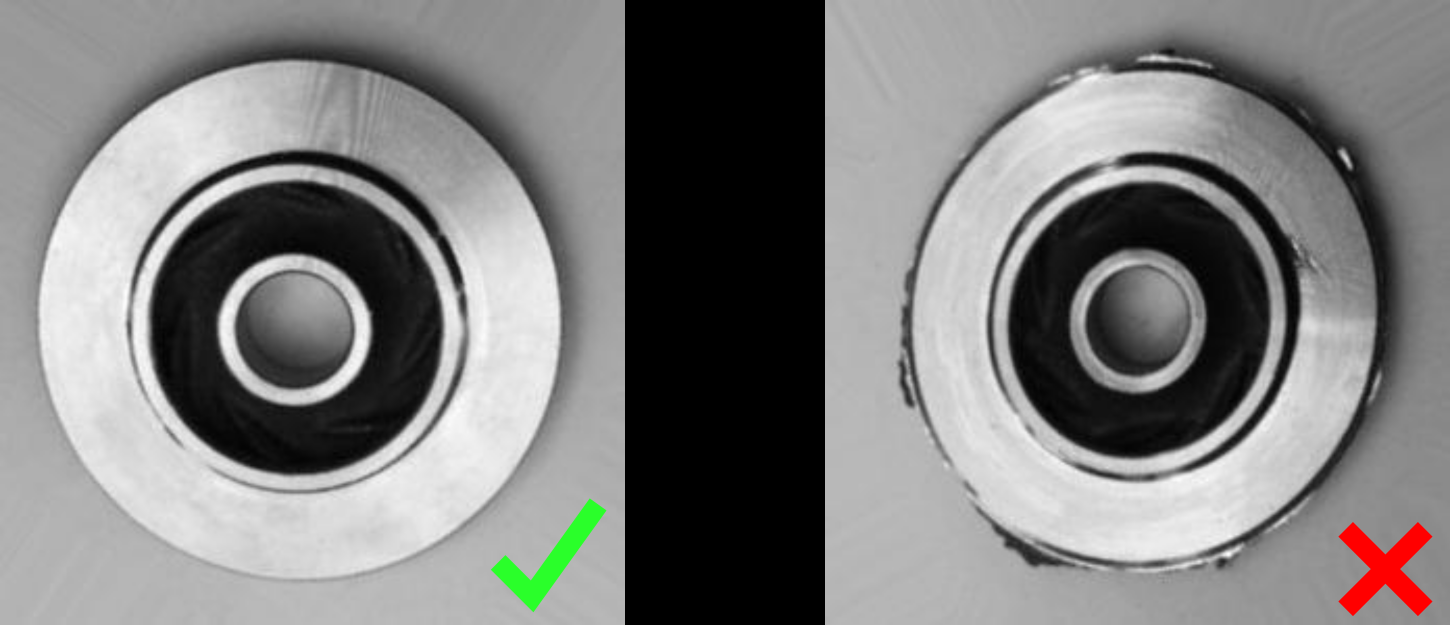
#> input picture Isham/components.png, 5800 x 2500 px, given in place of Fennec-Fox.jpg, which was not available (shown at 1/4 size)
$ jupyter execute --allow-errors 'Computer_Vision (1).ipynb'   (text cells are left out)
#> lines starting #> are read from the running program, lines starting #| are printed output that depends on the picture; after the words box and inside, x2 and y2 are one past the last pixel; in counts of white or black regions, pixels touching at a corner belong together; pictures that were not available may be replaced by others from this repository, and a replacement may not be noted
[cell 1]
import cv2

[cell 2]
#read image located at the Figures sub-directory of the directory where the notebook is located
fox = cv2.imread('.\Figures\Fennec-Fox.jpg')
#> fox is the input picture: shape (2500, 5800, 3); mean B, G, R 126.2, 126.9, 127.3

[cell 3]
fox.shape
#> Out = (2500, 5800, 3)

[cell 4]
import cv2
from matplotlib import pyplot as plt

#plot image with pyplot
plt.imshow(fox[:,:,::-1])#a negative step is used in the last dimension since pyplot expects color channels in the oposite order
plt.show()

[cell 5]
#opencv command to convert image, in this case, colors are changed from BGR to grayscale
foxGray = cv2.cvtColor(fox, cv2.COLOR_BGR2GRAY)

plt.imshow(foxGray, cmap='gray')#the colormap is set to gayscale
plt.axis('off') # this line turns axes off, displaying only the image
plt.show()

[cell 6]
hist = cv2.calcHist([foxGray],[0],None,[256],[0,256])
#> hist = 256 values, max 2000014 at index 0, min 0 at index 255, mean 56640.6

plt.plot(hist)
plt.show()
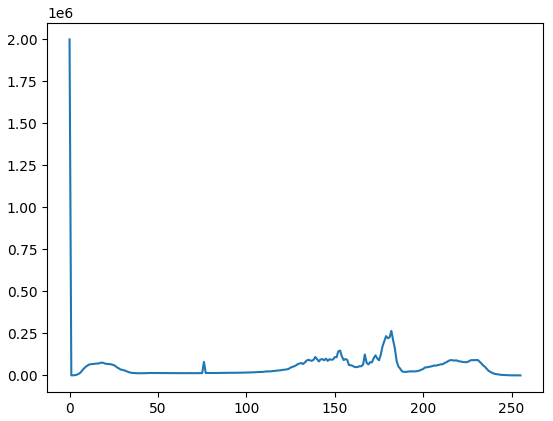
#> figure drawn by matplotlib, 1 panel; curve peaks at x = 0, y = 2000014

[cell 7]
blue = cv2.calcHist([fox],[0],None,[256],[0,256]) #blue channel histogram
#> blue = 256 values, max 2066426 at index 0, min 0 at index 255, mean 56640.6
green = cv2.calcHist([fox],[1],None,[256],[0,256])  #green channel histogram
#> green = 256 values, max 2066426 at index 0, min 70 at index 253, mean 56640.6
red = cv2.calcHist([fox],[2],None,[256],[0,256])  #red channel histogram
#> red = 256 values, max 2000014 at index 0, min 33 at index 253, mean 56640.6

plt.plot(blue,'b')
plt.plot(red,'g')
plt.plot(green,'r')
plt.show()
#> figure, not shown here; curve peaks at x = 0, y = 2066426; curve peaks at x = 0, y = 2000014; curve peaks at x = 0, y = 2066426

[cell 8]
import numpy as np

#define alpha and beta
# try a few different values and observe their effect on the image
alpha=1.5
beta=0

#convert image to numpy array of type int
#this is necessary to allow values > 255
foxNumpy = np.array(foxGray,dtype=int)

#use elementwise operations to change contrast/brightness
#and clip to restrict resulting values in the interval 0-255
fox2=np.clip(alpha*foxNumpy+beta,0,255)

plt.imshow(fox2, cmap='gray')
plt.show()

[cell 9]
#alpha and beta have the same meaning as before
fox3 = cv2.convertScaleAbs(foxGray, alpha=alpha, beta=beta)

plt.imshow(fox3, cmap='gray', vmin=0, vmax=255)
plt.show()

[cell 10]
#the comparison will convert the image to an array with values 0 and 1
#depending on whether the initial values below or above the threshold
plt.imshow(foxGray>140, cmap='gray')
plt.show()

[cell 11]
threshold, foxThreshold = cv2.threshold(foxGray,140,255,cv2.THRESH_BINARY)
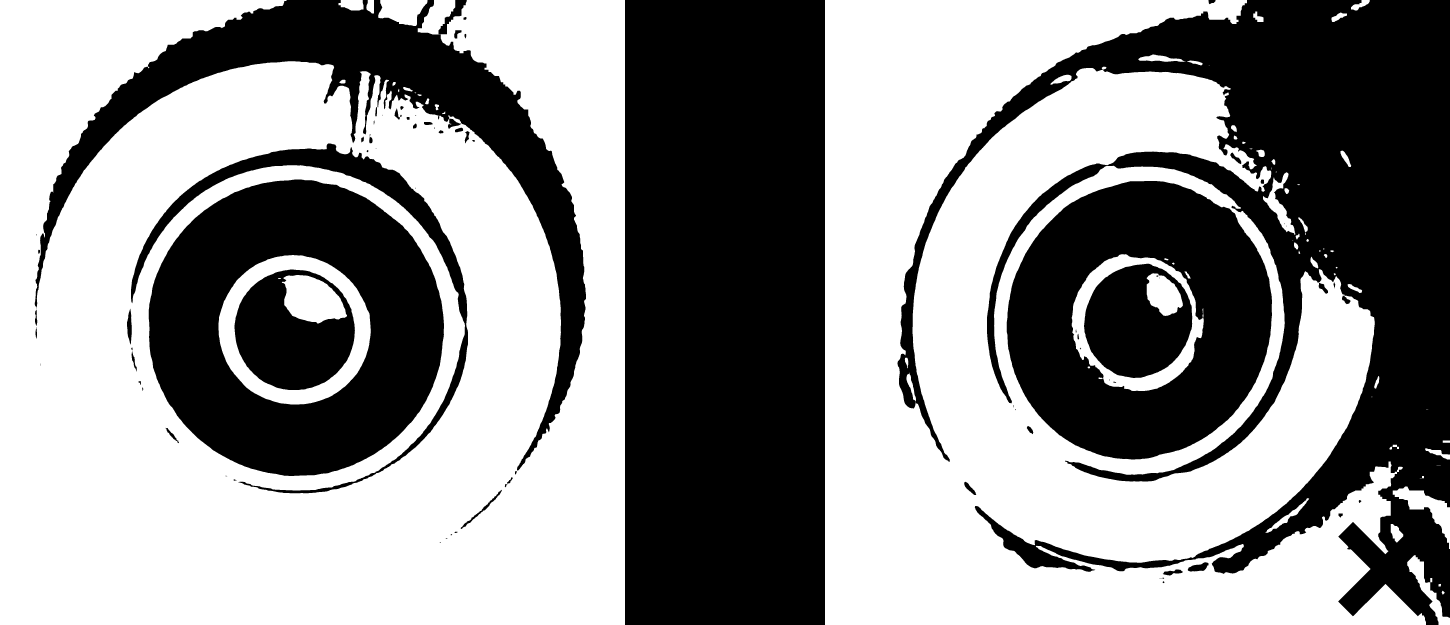
#> foxThreshold: shape (2500, 5800) (shown at 1/4 size); 56.1% white; 78 black regions (17 under 20 px), largest, box (x1, y1, x2, y2) and area: (2500, 0, 3300, 2500) 2000000, (3590, 0, 5800, 2500) 1797424, (595, 718, 1776, 1904) 816626

plt.imshow(foxThreshold, cmap='gray')
plt.show()

[cell 12]
wallGray = cv2.imread('.\Figures\wall.jpeg',cv2.IMREAD_GRAYSCALE)
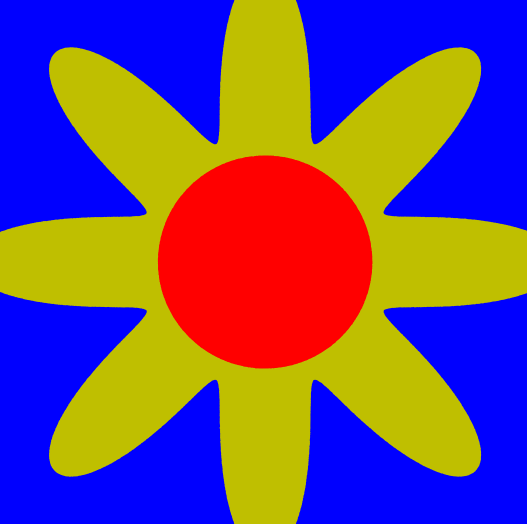
#> input picture Isham/points.png, 1054 x 1047 px, given in place of wall.jpeg, which was not available (shown at 1/2 size)
#> wallGray: shape (1047, 1054); min 80, max 181, mean 137.1

plt.imshow(wallGray, cmap='gray')
plt.show()

[cell 13]
#resize wallGray image to size 1920X1200
wallGray=cv2.resize(wallGray,[1920,1200])
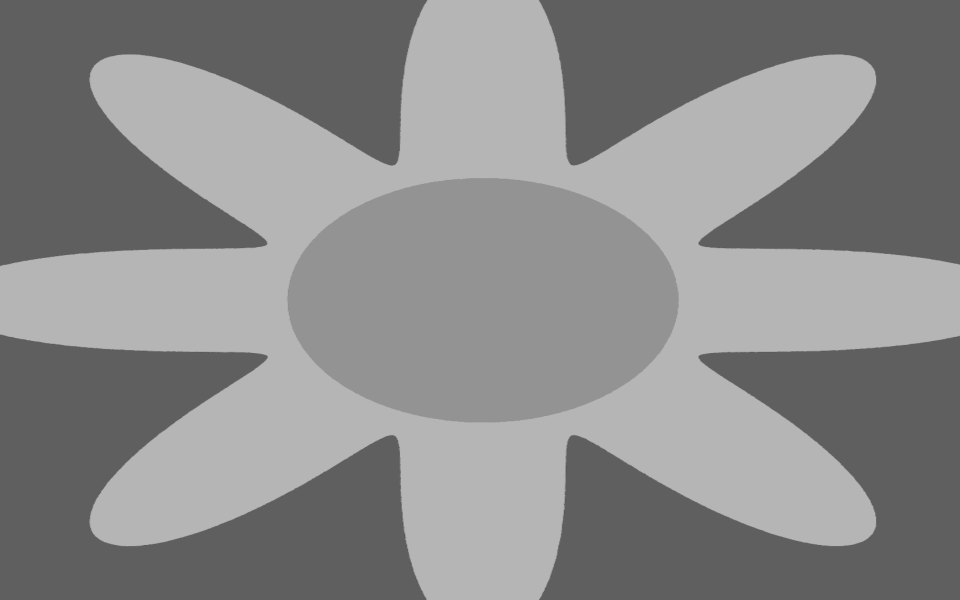
#> wallGray: shape (1200, 1920) (shown at 1/2 size); min 81, max 181, mean 137.1

plt.imshow(wallGray, cmap='gray', vmin=0, vmax=255)
plt.show()

[cell 14]
alpha=0.5

beta = (1.0 - alpha)
#> (the rest of this cell did not finish here and is left out)

[cell 15]
#apply threshold and store location of pixels with values exceeding threshold
white = np.argwhere(foxGray>130)
#> white = 9011594 pairs, first value 0 to 2499, second value 0 to 5799

#copy background image (wall)
wallFox2=wallGray.copy()

#in the new picture, replace pixels detected above with the corresponding pixels from
#the fox image
#> (the rest of this cell did not finish here and is left out)

[cell 16]
coaGray = cv2.imread('.\Figures\exeter.jpg', cv2.IMREAD_GRAYSCALE)

plt.imshow(coaGray, cmap='gray')
plt.show()

[cell 17]
size=15 #here you can try different sizes to test their effect on the image

k1=np.ones([size,size])/size**2

[cell 18]
coaFilter1=cv2.filter2D(coaGray,-1,k1)

plt.imshow(coaFilter1, cmap='gray', vmin=0, vmax=255)
plt.show()

[cell 19]
#load image of a flower
flower = cv2.imread('.\Figures\\flower.jpg')
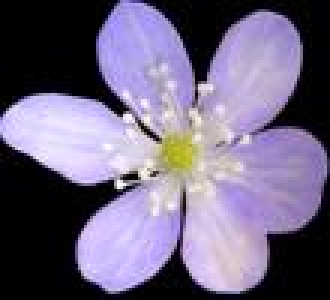
#> input picture Dubai5/Q1 Data/GPLK/doc/cli/images/flower.jpg, 110 x 100 px, found by its file name (shown 3 times larger)
#> flower is the input picture: shape (100, 110, 3); mean B, G, R 127.3, 101.5, 110.9
#set plot size
plt.figure(figsize=(15,15))
#plot original image
plt.subplot(1,3,1).imshow(flower[:,:,::-1])
plt.axis('off')
plt.title('Original')
#create 21x21 kernel
size=21 #here you can try different sizes to test their effect on the image
k2=np.ones([size,size])/size**2
#apply kernel
flowerAverage = cv2.filter2D(flower,-1,k2)
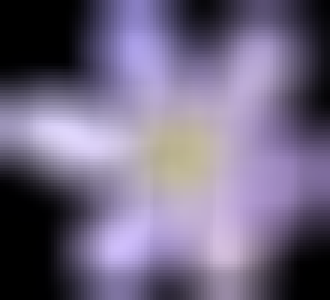
#> flowerAverage: shape (100, 110, 3) (shown 3 times larger); mean B, G, R 128.2, 102.2, 111.6
#plot image with average smoothing
plt.subplot(1,3,2).imshow(flowerAverage[:,:,::-1])
plt.axis('off')
plt.title('Average')
#create image with Gaussian smoothing
flowerGaussian=cv2.GaussianBlur(flower,(size,size),0)
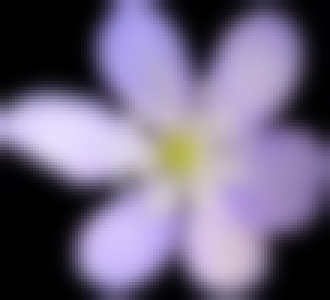
#> flowerGaussian: shape (100, 110, 3) (shown 3 times larger); mean B, G, R 127.8, 101.9, 111.3
#plot image with Gaussian smoothing
plt.subplot(1,3,3).imshow(flowerGaussian[:,:,::-1])
plt.axis('off')
plt.title('Gaussian')
plt.show()
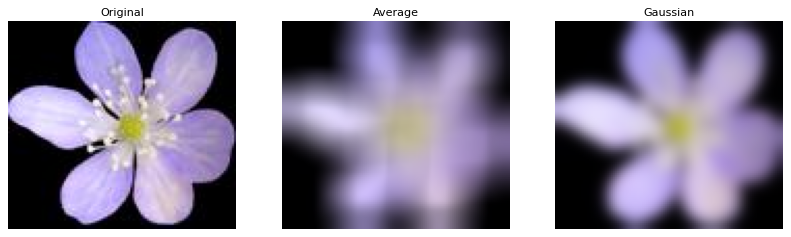
#> figure drawn by matplotlib, 3 panels

[cell 20]
k2 = np.array([[0, 0, 0],[-1, 0, 1],[0, 0, 0]])

coaFilter2=cv2.filter2D(coaGray,-1,k2)
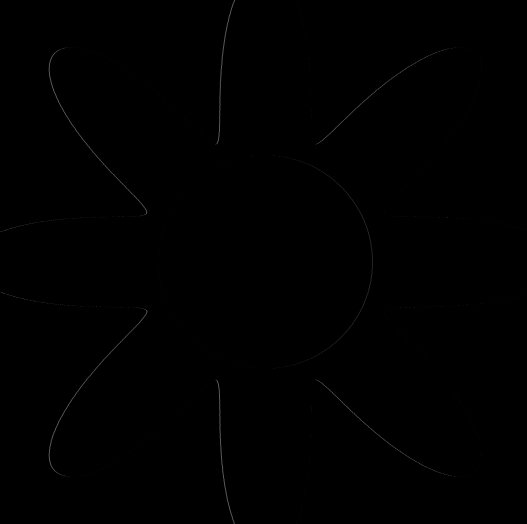
#> coaFilter2: shape (1047, 1054) (shown at 1/2 size); min 0, max 101, mean 0.3

plt.imshow(coaFilter2, cmap='gray')
plt.show()

[cell 21]
k3 = np.array([[0, 1, 0],[0, 0, 0],[0, -1, 0]])

coaFilter3=cv2.filter2D(coaGray,-1,k3)

plt.imshow(coaFilter3, cmap='gray')
plt.show()

[cell 22]
k4 = np.array([[-1, -1, -1],[-1, 8, -1],[-1, -1, -1]])

coaFilter4=cv2.filter2D(coaGray,-1,k4)

plt.imshow(coaFilter4, cmap='gray')
plt.show()

[cell 23]
#perform Canny edge detection to the foxGray image
#the second and third arguments are threshold used in the algorithm
edges = cv2.Canny(foxGray,40,40)
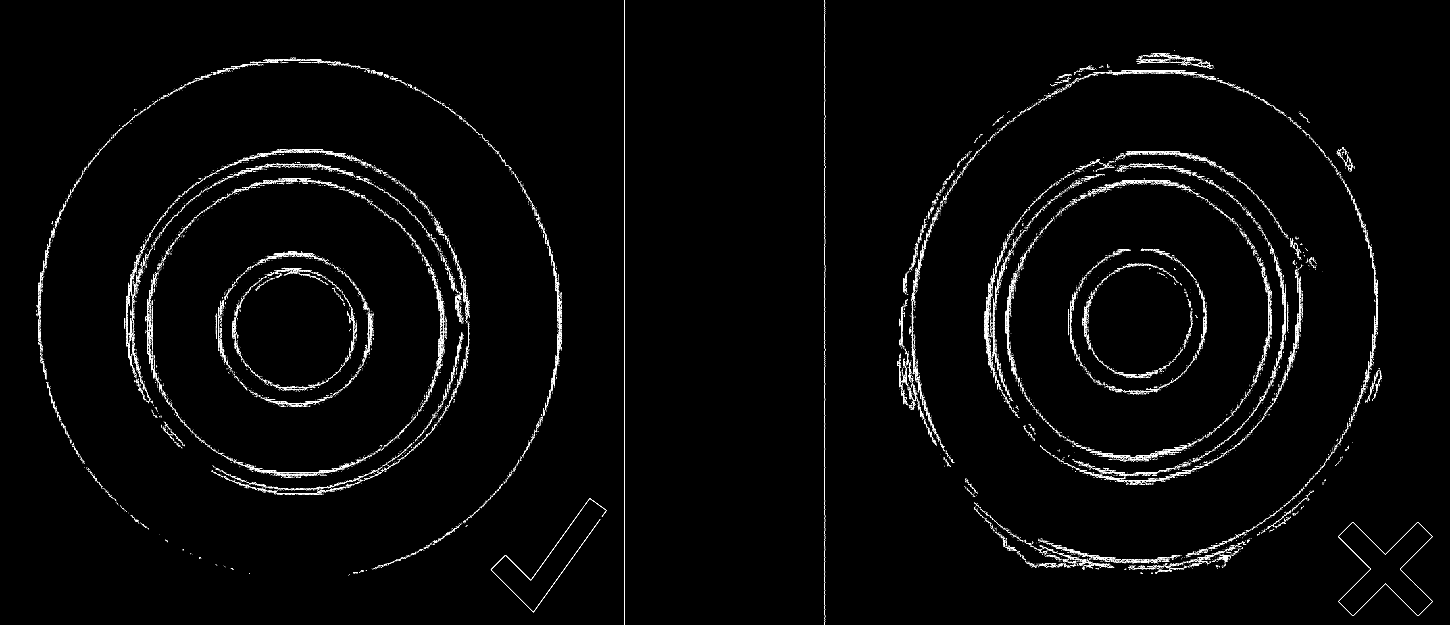
#> edges: shape (2500, 5800) (shown at 1/4 size); 0.89% white in thin lines or dots

plt.imshow(edges, cmap='gray', vmin=0, vmax=255)
plt.show()
